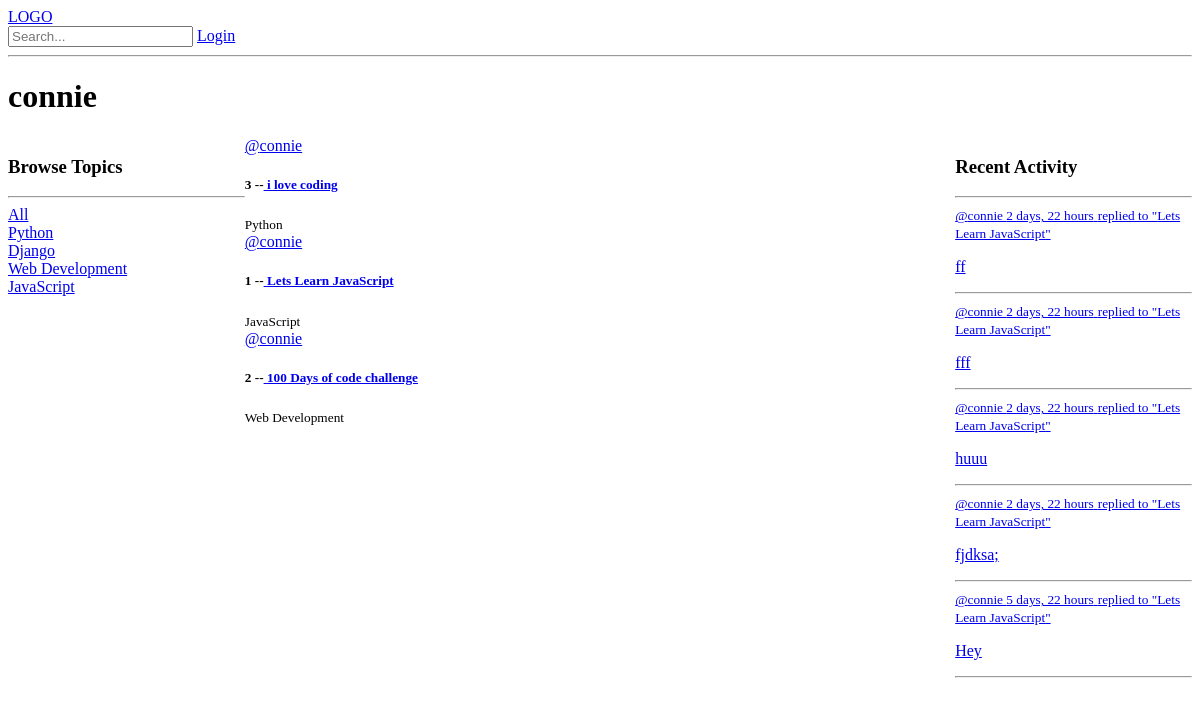
The app's page /profile/1/, older data.
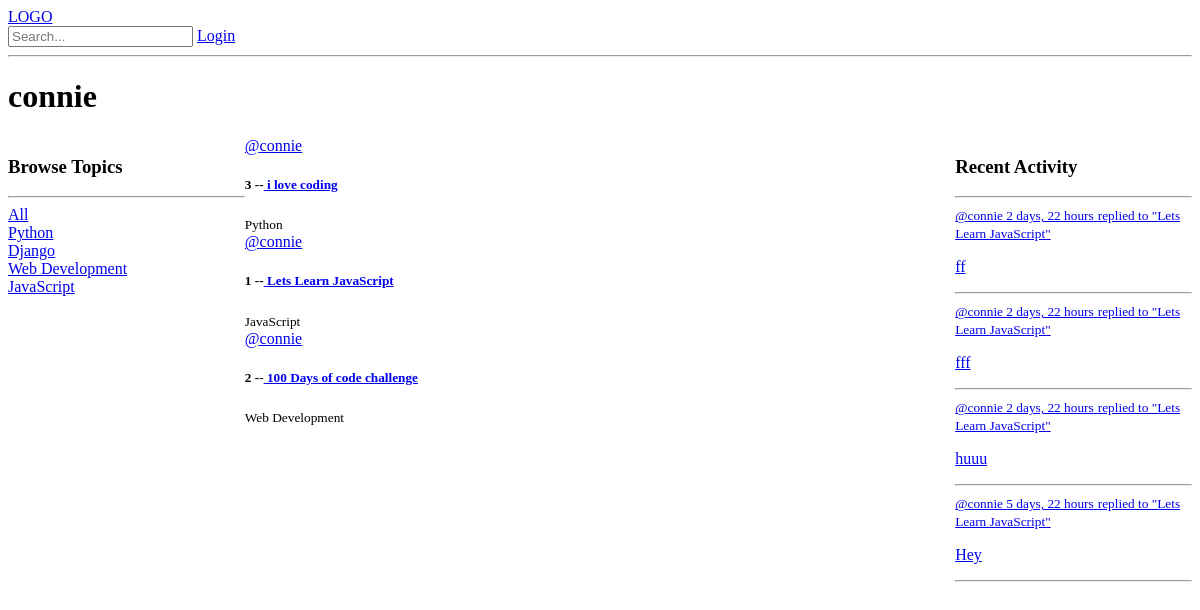
The same page, newer data.
### base/models.py (models this page shows, shortened)
class Topic(models.Model):
    name = models.CharField(max_length=200)

class Room(models.Model):
    host = models.ForeignKey(User, on_delete=models.SET_NULL, null=True)
    topic = models.ForeignKey(Topic, on_delete=models.SET_NULL, null=True)
    name = models.CharField(max_length=200)
    description = models.TextField(null=True, blank=True)
    participants = models.ManyToManyField(
        User, related_name='participants', blank=True)
    updated = models.DateTimeField(auto_now=True)
    created = models.DateTimeField(auto_now_add=True)
    class Meta:
        ordering = ['-updated', '-created']
    def __str__(self):
        return self.name

class Message(models.Model):
    user = models.ForeignKey(User, on_delete=models.CASCADE)
    room = models.ForeignKey(Room, on_delete=models.CASCADE)
    body = models.TextField()
    updated = models.DateTimeField(auto_now=True)
    created = models.DateTimeField(auto_now_add=True)
    class Meta:
        ordering = ['-updated', '-created']

### base/views.py (the view)
# urls.py: path('profile/<str:pk>/', views.userProfile, name="user-profile"),
def userProfile(request, pk):
    user = User.objects.get(id=pk)
    rooms = user.room_set.all()
    room_messages = user.message_set.all()
    topics = Topic.objects.all()
    context = {'user': user, 'rooms': rooms, 'room_messages': room_messages, 'topics': topics}
    return render(request, 'base/profile.html', context)

### base/templates/base/profile.html (shortened to what this page needs)
{% extends 'main.html'%}
{% block content %}
<h1>{{user.username}}</h1>
<div class = "profile-container">
    <div>
        {%include 'base/topics_component.html'%}
    </div>
    <div>
        {%include 'base/feed_component.html'%}
    </div>
    <div>
        {%include 'base/activity_component.html'%}
    </div>
</div>
{%endblock content%}

### base/templates/base/topics_component.html
<h3>Browse Topics</h3>
        <hr>
        <div><a href="{%url 'home'%}">All</a></div>
        {%for topic in topics%}
        <div><a href="{%url 'home'%}?q = {{topic.name}}">{{topic.name}}</a></div>
        {%endfor%}

### base/templates/base/feed_component.html (shortened to what this page needs)
<div>
    {% for room in rooms%}
    <div>
        <a href="{% url 'user-profile' room.host.id %}">@{{room.host.username}}</a>
        <h5>{{room.id}} --<a href = "{%url 'room' room.id%}"> {{room.name}}</a></h5>
        <small>{{room.topic.name}}</small>
    </div>
    {%endfor%}
</div>

### base/templates/base/activity_component.html (shortened to what this page needs)
<h3>Recent Activity</h3>
        <hr>
        {%for message in room_messages %}
        <div>
            <small><a href = "{% url 'user-profile' message.user.id %}">@{{message.user}} {{message.created |timesince}}</small>
            <small>replied to "{{message.room}}"</small>
            <p>{{message.body}}</p>
            <hr>
        </div>
        {%endfor%}

Row changes from the older to the newer data that the page shows:
removed Message: user "connie", created "2 days, 22 hours", room "Lets Learn JavaScript", body "fjdksa;"
